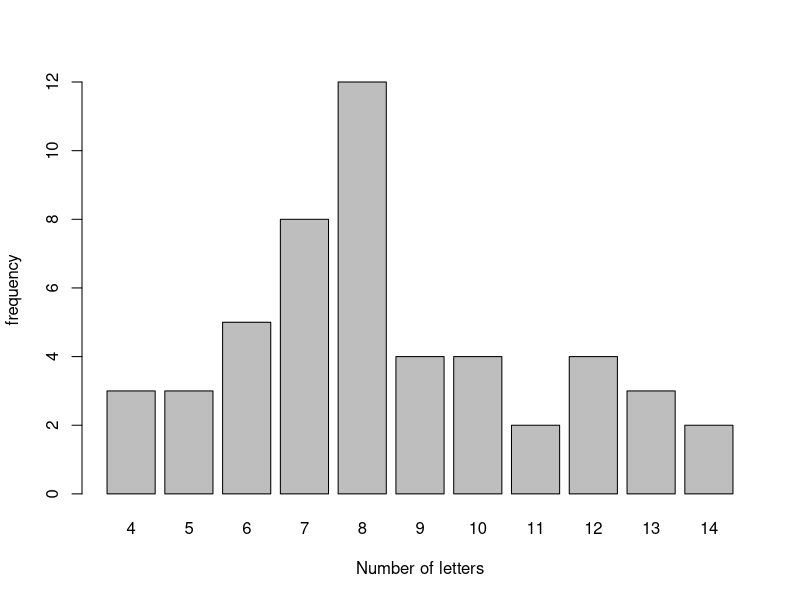

Write the R code that produced this figure.
## ---- chunk 1
knitr::opts_chunk$set(echo = TRUE, error = TRUE)
library(testthat)
## ---- chunk 2

head(USArrests)

states <- rownames(USArrests)
head(states)
nchar(states)

## ---- chunk 3
tolower(states)
toupper(states)
casefold(states)


num_chars <- nchar(states)
num_chars

char_freqs<- table(num_chars)




barplot(char_freqs, xlab = "Number of letters",ylab = "frequency" )

## ---- chunk 4
paste('pumpkin', 'pie')
## ---- chunk 5
paste('a', 'b', 'c', 'd', 'e')
## ---- chunk 6
paste('a', 'b', 'c', 'd', 'e', sep = '-')
## ---- chunk 7
paste('a', 1:5, sep = '.')
## ---- chunk 8
# paste0() -vs- paste(..., sep = "")
paste0('Pumpkin', 'Pie')
paste('Pumpkin', 'Pie', sep = '')
# paste0() is also vectorized
paste0('a', 1:5)
## ---- chunk 9
head(num_chars)

paste(head(states,5), head(num_chars,5), sep =  " = ")

paste(head(states,5), collapse = "")
## ---- chunk 10
# extract first 3 characters
substr('Berkeley', 1, 3)

substr(states, 1, 3)

substr(states, nchar(states) - 2, nchar(states))


## ---- chunk 11
# 4-char states
states[num_chars == 4]
## ---- chunk 12
# 10-char states
states[num_chars == 10]
## ---- chunk 13
# collapse 4-char states
paste(states[num_chars == 4], collapse = ", ")
## ---- chunk 14
to_celsius <- function(x = 1) {
  (x - 32) * (5/9)
}
to_kelvin <- function(x = 1) {
  (x + 459.67) * (5/9)
}
to_reaumur <- function(x = 1) {
  (x - 32) * (4/9)
}
to_rankine <- function(x = 1) {
  x + 459.67
}
## ---- chunk 15
temp_convert <- function(x = 1, to = "celsius") {
  switch(tolower(to),
         "celsius" = to_celsius(x),
         "kelvin" = to_kelvin(x),
         "reaumur" = to_reaumur(x),
         "rankine" = to_rankine(x))
}
temp_convert(30, 'celsius')
## ---- chunk 16
#Use the substring function to select everything except the last 3 characters, so everything except for the .csv portion of the filenmae

#Extract just the number by excluding the file portion of the file names.

#Do a for loop and only take the part of the filenamethat is a number, that way you are only getting the unique part of each filename


## ---- chunk 17
# rename vector of file names by using the substr function to replace the characters at the beginning of the string with dataset.
